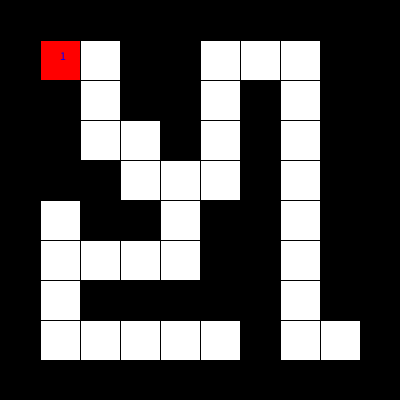
Frame 1 (no input)
Frame 60 (the mouse pressed at the canvas centre just before this capture): identical to frame 1, image omitted
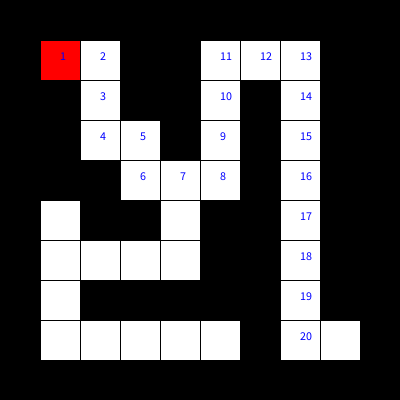
Frame 120 (the mouse held since frame 60 and released just before this capture)

The Processing sketch that drew these frames (run headless with seeded random() and noise(); from frame 60 on, the mouse is pressed at the canvas centre):

// Processing sketch: week15_8
// ── week15_8.pde
//week15-8
int [][] maze = {
  {1,1,1,1,1,1,1,1,1,1},
  {1,0,0,1,1,0,0,0,1,1},
  {1,1,0,1,1,0,1,0,1,1},
  {1,1,0,0,1,0,1,0,1,1},
  {1,1,1,0,0,0,1,0,1,1},
  {1,0,1,1,0,1,1,0,1,1},
  {1,0,0,0,0,1,1,0,1,1},
  {1,0,1,1,1,1,1,0,1,1},
  {1,0,0,0,0,0,1,0,0,1},
  {1,1,1,1,1,1,1,1,1,1},
};
int [][] visited = new int[10][10];
int startI = 1, startJ = 1,I = 1, J = 1, step =1; 
void setup(){
  size(400,400);
  visited[I][J] = step;
}
void draw(){
  for(int i=0; i<maze.length; i++){
    for(int j=0; j<maze[0].length; j++){
      if(maze[i][j]==1)fill(0);
      else fill(255);
      rect(j*40, i*40, 40, 40);
    }
  }
  fill(255,0,0);
  rect(startJ*40, startI*40, 40 ,40);
  for(int i=0; i<maze.length; i++){
    for(int j=0; j<maze[0].length; j++){
      if(visited[i][j]>0){
        fill(0,0,255);
        text(""+visited[i][j], j*40+20, i*40+20);
      }
    }
  }
}
boolean DFS(int i, int j, int s){
  if(i==8 && j==8) return true;
  if(maze[i][j]==1) return false;
  if(visited[i][j] > 0) return false;
  visited[i][j] = s;
  if(DFS(i+1, j, s+1) ) return true;
  if(DFS(i-1, j, s+1) ) return true;
  if(DFS(i, j+1, s+1) ) return true;
  if(DFS(i, j-1, s+1) ) return true;
  visited[i][j] = 0;
  return false;
}
void mousePressed(){
  visited[1][1] = 0;
  DFS(1, 1, 1);
  
}
